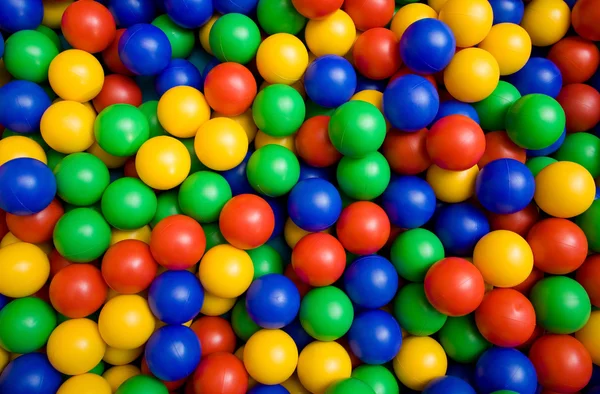
#> input picture day8/data/colorballs.jpg, 600 x 394 px, found by its file name
$ python ColorDetect.py
#> lines starting #> are read from the running program, lines starting #| are printed output that depends on the picture; after the words box and inside, x2 and y2 are one past the last pixel; in counts of white or black regions, pixels touching at a corner belong together
import cv2
import numpy as np

img = cv2.imread('day8/data/colorballs.jpg')
#> img is the input picture: shape (394, 600, 3); mean B, G, R 54, 96.9, 106.5
hsv = cv2.cvtColor(img, cv2.COLOR_BGR2HSV)
#> hsv: shape (394, 600, 3); mean H, S, V 54.2, 234.8, 168.4

masker = {'Red': np.array([[0, 50, 50], [10, 255, 255], [0, 0, 255]]),
          'Green': np.array([[40, 20, 50], [90, 255, 255], [0, 255, 0]]),
          'Blue': np.array([[100, 50, 50], [180, 255, 255], [255, 0, 0]])}

class colorModel:
    def __init__(self, name, lower, upper, color):
        self.name = name
        self.lower = lower
        self.upper = upper
        self.color = color

mask_list = [colorModel(name, lower, upper, color) for name, (lower, upper, color) in masker.items()]

for i in range(len(masker)):
    # mask = cv2.inRange(hsv, masker[mask_name[i]][0], masker[mask_name[i]][1])
    mask = cv2.inRange(hsv, mask_list[i].lower, mask_list[i].upper)
    contours, hier = cv2.findContours(mask, cv2.RETR_TREE, cv2.CHAIN_APPROX_SIMPLE)
    for contour in contours:
        if cv2.contourArea(contour) > 1000:
            if mask_list[i].name == 'Red':
                color = (0, 0, 255)
            elif mask_list[i].name == 'Green':
                color = (0, 255, 0)
            else:
                color = (255, 0, 0)
            x, y, w, h = cv2.boundingRect(contour)
            print(x, y, w, h)
#> this loop made 3 passes
#> pass 1, `mask = cv2.inRange(hsv, mask_list[i].lower, mask_list[i].upper)`:
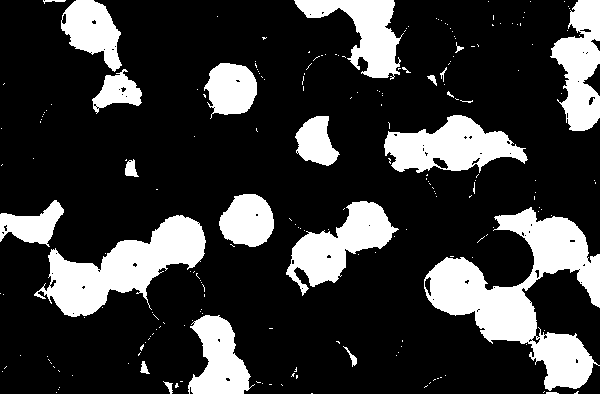
#> mask: shape (394, 600); 22.1% white; 214 white regions (191 under 20 px), largest, box (x1, y1, x2, y2) and area: (424, 207, 600, 391) 12453, (34, 215, 206, 317) 7530, (384, 115, 528, 173) 4815
#> pass 2, `mask = cv2.inRange(hsv, mask_list[i].lower, mask_list[i].upper)`:
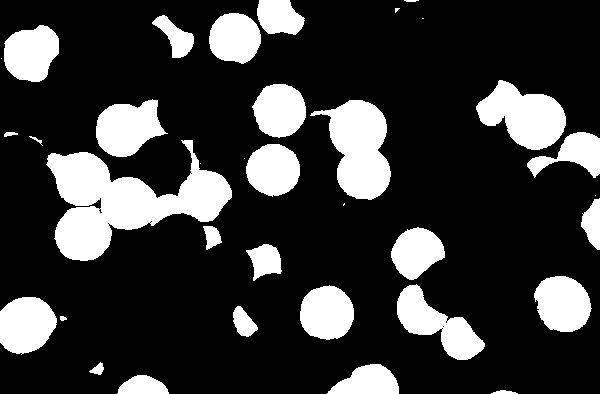
#> mask: shape (394, 600); 21.6% white; 35 white regions (7 under 20 px), largest, box (x1, y1, x2, y2) and area: (46, 140, 232, 261) 10165, (310, 100, 391, 200) 4746, (476, 80, 566, 150) 3810
#> pass 3, `mask = cv2.inRange(hsv, mask_list[i].lower, mask_list[i].upper)`:
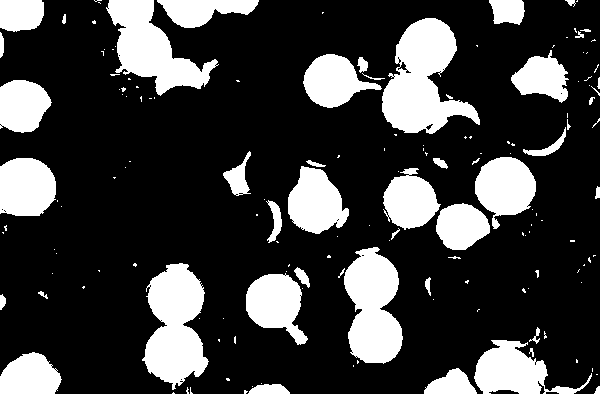
#> mask: shape (394, 600); 23.7% white; 154 white regions (108 under 20 px), largest, box (x1, y1, x2, y2) and area: (382, 18, 480, 134) 6258, (142, 263, 209, 390) 5489, (344, 247, 403, 364) 4901
            # cv2.rectangle(img, (x, y), (x+w, y+h), mask_list[i].color, 2)
            # cv2.putText(img, mask_list[i].name, (x, y), cv2.FONT_HERSHEY_SIMPLEX, 0.5, mask_list[i].color, 2)
cv2.imshow('image', img)
cv2.waitKey(0)
cv2.destroyAllWindows()
